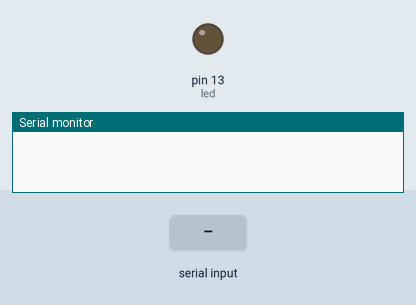
Simulated run of this sketch. Board: Arduino Uno, built with avr-gcc and run on an emulated ATmega328P. Shown: output pins drawn as LEDs (lit = HIGH), the last lines printed to the serial monitor. The inputs (shaded band) are chosen by the test bench.

Above: at 1.2 s.
1.3 s: "1" received over Serial
At 2.0 s:
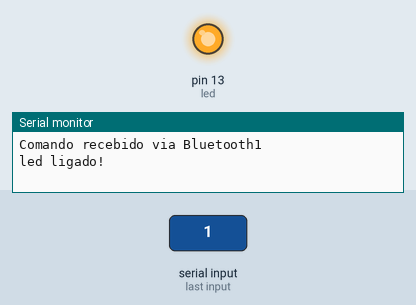
2.8 s: "0" received over Serial
At 3.1 s:
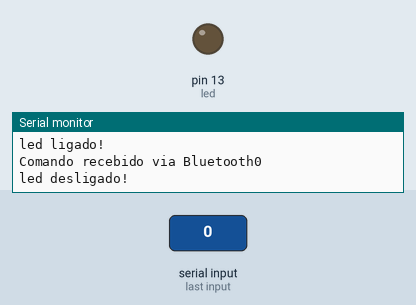
Timing chart, 0 to 5.8 s (numbered marks = the images above; inputs shaded):
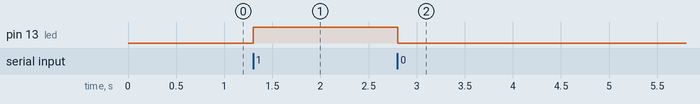

Measured:
- after the input at 1.3 s, pin 13 (led): LOW → HIGH at once
- after the input at 2.8 s, pin 13 (led): HIGH → LOW at once

The sketch:

Aula7.ino
```cpp
#define led 13

char command = 0;

void setup() {
  Serial.begin(9600);

  pinMode(led, OUTPUT);
}

void loop() {
  if (Serial.available() > 0) {
    command = Serial.read();
    Serial.print("Comando recebido via Bluetooth");
    Serial.println(command);
    if (command == '1') {
      digitalWrite(led, HIGH);
      Serial.println("led ligado!");
    } else if (command == '0') {
      digitalWrite(led, LOW);
      Serial.println("led desligado!");
    }
  }
}
```
